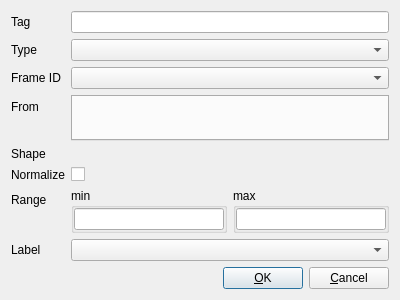
<?xml version="1.0" encoding="UTF-8"?>
<ui version="4.0">
 <class>Dialog</class>
 <widget class="QDialog" name="Dialog">
  <property name="geometry">
   <rect>
    <x>0</x>
    <y>0</y>
    <width>400</width>
    <height>300</height>
   </rect>
  </property>
  <property name="windowTitle">
   <string>MiniBatch Config</string>
  </property>
  <layout class="QVBoxLayout" name="verticalLayout" stretch="1,0">
   <item>
    <layout class="QFormLayout" name="formLayout">
     <item row="0" column="0">
      <widget class="QLabel" name="tagLabel">
       <property name="text">
        <string>Tag</string>
       </property>
      </widget>
     </item>
     <item row="0" column="1">
      <widget class="QLineEdit" name="tagLineEdit"/>
     </item>
     <item row="1" column="0">
      <widget class="QLabel" name="typeLabel">
       <property name="text">
        <string>Type</string>
       </property>
      </widget>
     </item>
     <item row="1" column="1">
      <widget class="QComboBox" name="typeComboBox"/>
     </item>
     <item row="3" column="0">
      <widget class="QLabel" name="fromLabel">
       <property name="text">
        <string>From</string>
       </property>
      </widget>
     </item>
     <item row="3" column="1">
      <widget class="QTabWidget" name="fromTabWidget"/>
     </item>
     <item row="4" column="0">
      <widget class="QLabel" name="shapeLabel">
       <property name="text">
        <string>Shape</string>
       </property>
      </widget>
     </item>
     <item row="4" column="1">
      <layout class="QHBoxLayout" name="shapeLayout"/>
     </item>
     <item row="5" column="0">
      <widget class="QLabel" name="normalizeLabel">
       <property name="text">
        <string>Normalize</string>
       </property>
      </widget>
     </item>
     <item row="5" column="1">
      <widget class="QCheckBox" name="normalizeCheckBox">
       <property name="text">
        <string/>
       </property>
       <property name="checked">
        <bool>false</bool>
       </property>
      </widget>
     </item>
     <item row="6" column="0">
      <widget class="QLabel" name="rangeLabel">
       <property name="text">
        <string>Range</string>
       </property>
      </widget>
     </item>
     <item row="6" column="1">
      <layout class="QHBoxLayout" name="rangeLayout">
       <item>
        <widget class="QGroupBox" name="rangeMinGroupBox">
         <property name="title">
          <string>min</string>
         </property>
         <layout class="QHBoxLayout" name="horizontalLayout_7">
          <property name="leftMargin">
           <number>0</number>
          </property>
          <property name="topMargin">
           <number>0</number>
          </property>
          <property name="rightMargin">
           <number>0</number>
          </property>
          <property name="bottomMargin">
           <number>0</number>
          </property>
          <item>
           <widget class="QLineEdit" name="rangeMinLineEdit"/>
          </item>
         </layout>
        </widget>
       </item>
       <item>
        <widget class="QGroupBox" name="rangeMaxGroupBox">
         <property name="title">
          <string>max</string>
         </property>
         <layout class="QHBoxLayout" name="horizontalLayout_6">
          <property name="spacing">
           <number>0</number>
          </property>
          <property name="leftMargin">
           <number>0</number>
          </property>
          <property name="topMargin">
           <number>0</number>
          </property>
          <property name="rightMargin">
           <number>0</number>
          </property>
          <property name="bottomMargin">
           <number>0</number>
          </property>
          <item>
           <widget class="QLineEdit" name="rangeMaxLineEdit"/>
          </item>
         </layout>
        </widget>
       </item>
      </layout>
     </item>
     <item row="2" column="0">
      <widget class="QLabel" name="frameidLabel">
       <property name="text">
        <string>Frame ID</string>
       </property>
      </widget>
     </item>
     <item row="2" column="1">
      <widget class="QComboBox" name="frameidComboBox"/>
     </item>
     <item row="7" column="0">
      <widget class="QLabel" name="labelLabel">
       <property name="text">
        <string>Label</string>
       </property>
      </widget>
     </item>
     <item row="7" column="1">
      <widget class="QComboBox" name="labelComboBox"/>
     </item>
    </layout>
   </item>
   <item>
    <layout class="QHBoxLayout" name="bottomLayout">
     <item>
      <spacer name="horizontalSpacer">
       <property name="orientation">
        <enum>Qt::Horizontal</enum>
       </property>
       <property name="sizeHint" stdset="0">
        <size>
         <width>40</width>
         <height>20</height>
        </size>
       </property>
      </spacer>
     </item>
     <item>
      <widget class="QPushButton" name="okButton">
       <property name="text">
        <string>&amp;OK</string>
       </property>
      </widget>
     </item>
     <item>
      <widget class="QPushButton" name="cancelButton">
       <property name="text">
        <string>&amp;Cancel</string>
       </property>
      </widget>
     </item>
    </layout>
   </item>
  </layout>
 </widget>
 <resources/>
 <connections/>
</ui>
